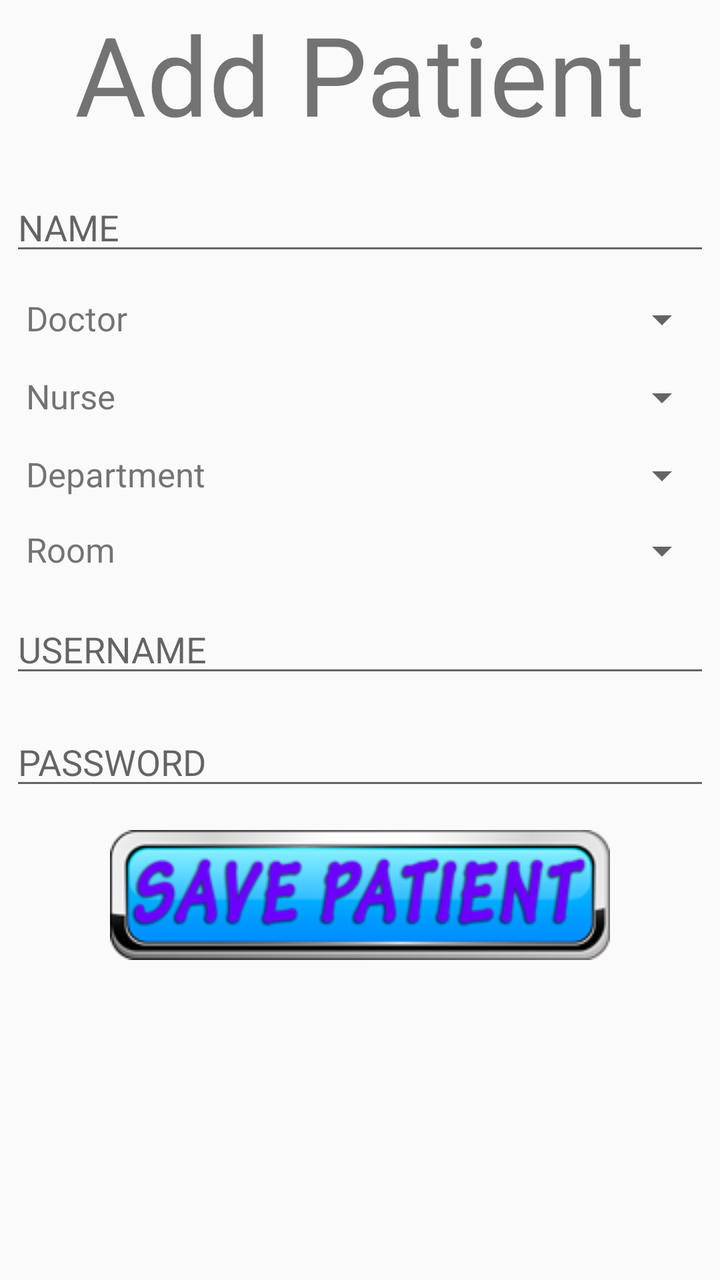
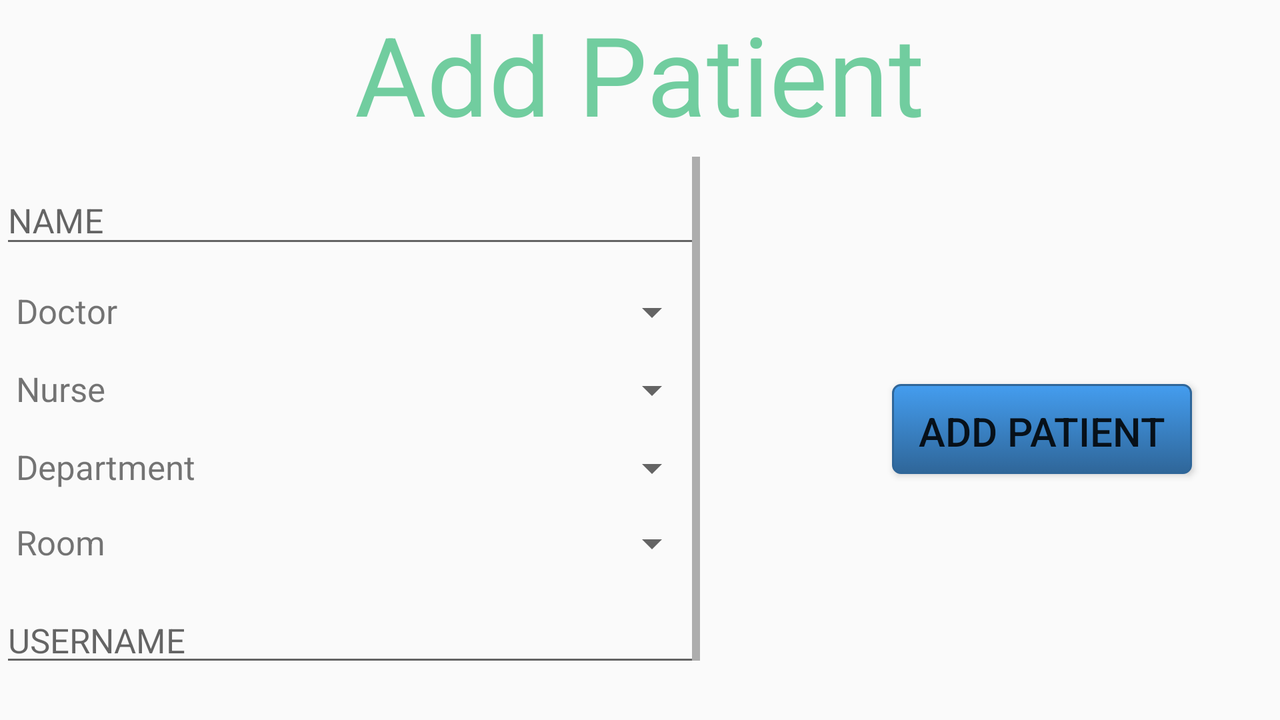

First picture: res/layout/ on a phone held upright. Second picture: the repository's own variant of that layout, on a device whose configuration matches the variant's folder. Source for both follows.
<!-- AndroidManifest.xml: application theme AppTheme -->
<!-- res/layout/activity_add__patient.xml -->
<?xml version="1.0" encoding="utf-8"?>
<RelativeLayout xmlns:android="http://schemas.android.com/apk/res/android"
    xmlns:tools="http://schemas.android.com/tools"
    android:id="@+id/activity_add__patient"
    android:layout_width="match_parent"
    android:layout_height="match_parent"
    android:paddingBottom="@dimen/activity_vertical_margin"
    android:paddingLeft="@dimen/activity_horizontal_margin"
    android:paddingRight="@dimen/activity_horizontal_margin"
    android:paddingTop="@dimen/activity_vertical_margin"
    tools:context="com.arrowhc.harry.arrowhc.Add_Patient">

    <TextView
        android:text="Add Patient"
        android:textSize="55dp"
        android:layout_width="wrap_content"
        android:layout_height="wrap_content"
        android:id="@+id/show"
        android:layout_alignParentTop="true"
        android:layout_centerHorizontal="true" />

    <EditText
        android:layout_width="350dp"
        android:layout_height="wrap_content"
        android:inputType="textPersonName"
        android:ems="10"
        android:layout_below="@+id/show"
        android:layout_centerHorizontal="true"
        android:layout_marginTop="18dp"
        android:id="@+id/pname"
        android:hint="NAME" />


    <Spinner
        android:layout_width="150dp"
        android:layout_height="wrap_content"
        android:layout_below="@+id/pname"

        android:layout_marginTop="15dp"
        android:id="@+id/dspinner"

        android:layout_alignEnd="@+id/pname"
        android:layout_alignStart="@+id/departs" />

    <Spinner
        android:layout_width="150dp"
        android:layout_height="wrap_content"
        android:layout_below="@+id/dspinner"
        android:layout_alignEnd="@+id/pname"
        android:layout_marginTop="15dp"
        android:id="@+id/nspinner"
        android:layout_alignStart="@+id/dspinner"></Spinner>

    <TextView
        android:layout_width="wrap_content"
        android:layout_height="wrap_content"
        android:text="Nurse"
        android:textSize="17dp"
        android:id="@+id/nur"
        android:layout_alignTop="@+id/nspinner"
        android:layout_alignStart="@+id/doc" />

    <TextView
        android:layout_width="wrap_content"
        android:layout_height="wrap_content"
        android:text="Doctor"
        android:textSize="17dp"
        android:id="@+id/doc"
        android:layout_alignTop="@+id/dspinner"
        android:layout_alignStart="@+id/pname"
        android:layout_marginStart="8dp" />

    <TextView
        android:layout_width="wrap_content"
        android:layout_height="wrap_content"
        android:text="Department"
        android:layout_marginTop="15dp"
        android:id="@+id/deptt"
        android:textSize="17dp"
        android:layout_below="@+id/nspinner"
        android:layout_alignStart="@+id/nur" />
    <Spinner
        android:id="@+id/departs"
        android:layout_width="150dp"
        android:layout_height="wrap_content"
        android:layout_below="@+id/nspinner"
        android:layout_alignEnd="@+id/pname"
        android:layout_marginTop="15dp">
    </Spinner>

    <TextView
        android:text="Room"
        android:layout_width="wrap_content"
        android:layout_height="wrap_content"
        android:layout_below="@+id/deptt"
        android:layout_marginTop="15dp"
        android:layout_alignStart="@+id/deptt"
        android:textSize="17dp"
        android:id="@+id/r" />

    <EditText
        android:layout_width="350dp"
        android:layout_height="wrap_content"
        android:id="@+id/p_usernm"
        android:layout_below="@+id/rr"
        android:layout_marginTop="15dp"
        android:layout_centerHorizontal="true"
        android:ems="10"
        android:hint="USERNAME" />
    <EditText
        android:layout_width="350dp"
        android:layout_height="wrap_content"
        android:layout_below="@+id/p_usernm"
        android:layout_marginTop="15dp"
        android:layout_centerHorizontal="true"
        android:ems="10"
        android:hint="PASSWORD"
        android:id="@+id/psswdd" />

    <Button
        android:layout_width="250dp"
        android:layout_height="65dp"
        android:id="@+id/addpatientt"
        android:layout_below="@+id/psswdd"
        android:layout_marginTop="15dp"
        android:layout_centerHorizontal="true"
        android:background="@drawable/save_patient"/>

    <Spinner
        android:layout_width="150dp"
        android:layout_height="wrap_content"
        android:id="@+id/rr"
        android:layout_alignTop="@+id/r"
        android:layout_alignStart="@+id/departs"></Spinner>
</RelativeLayout>
<!-- resources referenced by this layout -->
<resources>
  <!-- drawable save_patient: png bitmap (drawable, 20213 bytes) -->
  <style name="AppTheme" parent="Theme.AppCompat.Light.DarkActionBar">
          
          <item name="colorPrimary">@color/colorPrimary</item>
          <item name="colorPrimaryDark">@color/colorPrimaryDark</item>
          <item name="colorAccent">@color/colorAccent</item>
      </style>
  <color name="colorPrimary">#3F51B5</color>
  <color name="colorPrimaryDark">#303F9F</color>
  <color name="colorAccent">#0e0e0e</color>
</resources>
<!-- res/layout-land/activity_add__patient.xml (the repository's variant of the layout above) -->
<!-- drawn on the phone turned sideways -->
<?xml version="1.0" encoding="utf-8"?>
<RelativeLayout xmlns:android="http://schemas.android.com/apk/res/android"
    xmlns:tools="http://schemas.android.com/tools"
    android:id="@+id/activity_add__patient"
    android:layout_width="match_parent"
    android:layout_height="match_parent"

    tools:context="com.arrow.arrowhc.AddPatient">
    <TextView
        android:text="Add Patient"
        android:textSize="55dp"
        android:layout_width="wrap_content"
        android:layout_height="wrap_content"
        android:id="@+id/show"
        android:layout_alignParentTop="true"
        android:layout_centerHorizontal="true"
        android:textColor="@color/bg"/>
    <ScrollView
        android:layout_width="wrap_content"
        android:layout_height="wrap_content"
        android:layout_below="@+id/show"
        android:layout_marginTop="5dp">
<RelativeLayout
    android:layout_width="wrap_content"
    android:layout_height="wrap_content">

    <android.support.design.widget.TextInputLayout
        android:layout_width="350dp"
        android:layout_height="wrap_content"

        android:id="@+id/ll"
        >
    <EditText
        android:layout_width="match_parent"
        android:layout_height="wrap_content"
        android:inputType="textPersonName"
        android:textSize="17dp"
        android:layout_below="@+id/show"
        android:layout_centerHorizontal="true"
        android:layout_marginTop="18dp"
        android:id="@+id/pname"
        android:hint="NAME" />
   </android.support.design.widget.TextInputLayout>
    <Spinner
        android:layout_width="150dp"
        android:layout_height="wrap_content"
        android:layout_below="@+id/ll"

        android:layout_marginTop="15dp"
        android:id="@+id/dspinner"

        android:layout_alignEnd="@+id/ll"
        android:layout_alignStart="@+id/departs" />

    <Spinner
        android:layout_width="150dp"
        android:layout_height="wrap_content"
        android:layout_below="@+id/dspinner"
        android:layout_alignEnd="@+id/ll"
        android:layout_marginTop="15dp"
        android:id="@+id/nspinner"
        android:layout_alignStart="@+id/dspinner"></Spinner>

    <TextView
        android:layout_width="wrap_content"
        android:layout_height="wrap_content"
        android:text="Nurse"
        android:textSize="17dp"
        android:id="@+id/nur"
        android:layout_alignTop="@+id/nspinner"
        android:layout_alignStart="@+id/doctr" />

    <TextView
        android:layout_width="wrap_content"
        android:layout_height="wrap_content"
        android:text="Doctor"
        android:textSize="17dp"
        android:id="@+id/doctr"
        android:layout_alignTop="@+id/dspinner"
        android:layout_alignStart="@+id/ll"
        android:layout_marginStart="8dp" />

    <TextView
        android:layout_width="wrap_content"
        android:layout_height="wrap_content"
        android:text="Department"
        android:layout_marginTop="15dp"
        android:id="@+id/deptt"
        android:textSize="17dp"
        android:layout_below="@+id/nspinner"
        android:layout_alignStart="@+id/nur" />
    <Spinner
        android:id="@+id/departs"
        android:layout_width="150dp"
        android:layout_height="wrap_content"
        android:layout_below="@+id/nspinner"
        android:layout_alignEnd="@+id/ll"
        android:layout_marginTop="15dp">
    </Spinner>

    <TextView
        android:text="Room"
        android:layout_width="wrap_content"
        android:layout_height="wrap_content"
        android:layout_below="@+id/deptt"
        android:layout_marginTop="15dp"
        android:layout_alignStart="@+id/deptt"
        android:textSize="17dp"
        android:id="@+id/r" />

    <EditText
        android:layout_width="350dp"
        android:layout_height="wrap_content"
        android:id="@+id/p_usernm"
        android:layout_below="@+id/rr"
        android:layout_marginTop="15dp"
        android:layout_centerHorizontal="true"
        android:textSize="17dp"
        android:hint="USERNAME" />
    <EditText
        android:layout_width="350dp"
        android:layout_height="wrap_content"
        android:layout_below="@+id/p_usernm"
        android:layout_marginTop="15dp"
        android:layout_centerHorizontal="true"
        android:ems="10"
        android:hint="PASSWORD"
        android:id="@+id/psswdd"
        android:textSize="17dp"/>



    <Spinner
        android:layout_width="150dp"
        android:layout_height="wrap_content"
        android:id="@+id/rr"
        android:layout_alignTop="@+id/r"
        android:layout_alignStart="@+id/departs"></Spinner>
    </RelativeLayout>
   </ScrollView>

    <RelativeLayout
        android:layout_width="wrap_content"
        android:layout_height="wrap_content"
        android:orientation="horizontal">

    </RelativeLayout>

    <Button
        android:textSize="20dp"
        android:text="ADD PATIENT"
        android:layout_width="150dp"
        android:layout_height="45dp"
        android:id="@+id/addpatientt"

        android:background="@drawable/search_b"
        android:layout_alignParentBottom="true"
        android:layout_alignParentEnd="true"
        android:layout_marginEnd="44dp"
        android:layout_marginBottom="123dp" />
</RelativeLayout>
<!-- resources referenced by the variant -->
<!-- as the phone turned sideways resolves them -->
<resources>
  <color name="bg">#71cd9f</color>
  <!-- drawable search_b (drawable) -->
  <?xml version="1.0" encoding="utf-8"?>
  <selector xmlns:android="http://schemas.android.com/apk/res/android">
      <item android:state_pressed="true" >
         <shape>
            <solid android:color="#449def"/>
  
                <stroke android:width="1dp"
                    android:color="#2f6699" />
             <corners android:radius="3dp" />
  
             <padding android:top="10dp"
                 android:bottom="10dp"
                 android:left="10dp"
                 android:right="10dp"/>
            </shape>
  
  
      </item>
  <item>
  
      <shape>
         <gradient android:startColor="#449def"
             android:endColor="#2f6699"
             android:angle="270" />
  
          <stroke android:width="1dp"
              android:color="#2f6699" />    
          <corners android:radius="4dp" />
  
          <padding android:top="10dp"
              android:bottom="10dp"
              android:left="10dp"
              android:right="10dp"/>
      </shape>
  
  
  </item>
  
  </selector>
  <style name="AppTheme" parent="Theme.AppCompat.Light.DarkActionBar">
          
          <item name="colorPrimary">@color/colorPrimary</item>
          <item name="colorPrimaryDark">@color/colorPrimaryDark</item>
          <item name="colorAccent">@color/colorAccent</item>
      </style>
  <color name="colorPrimary">#3F51B5</color>
  <color name="colorPrimaryDark">#303F9F</color>
  <color name="colorAccent">#0e0e0e</color>
</resources>
